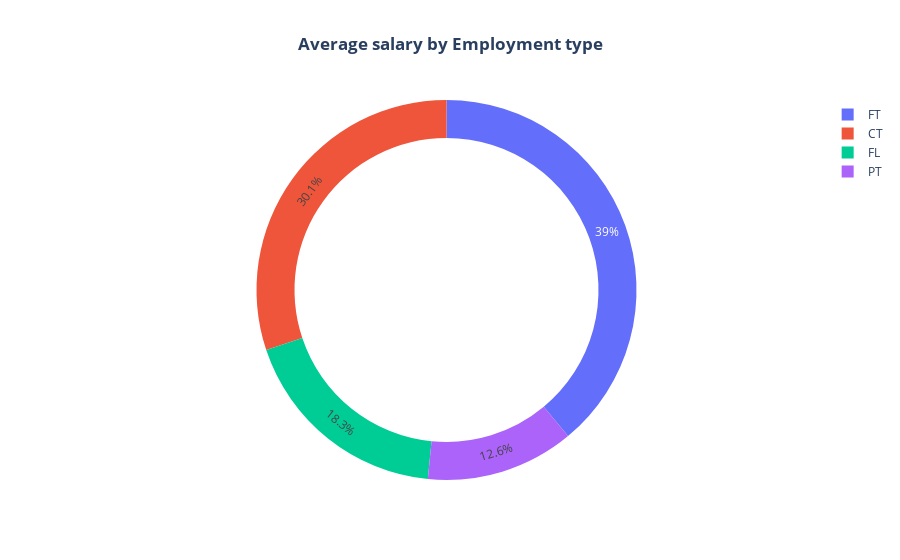

Notebook code cell kept with this figure:
### Code cell
#What is the average salary of each employment type
fig=px.pie(data2.groupby('employment_type',as_index=False)['salary_in_usd'].mean().sort_values(by='salary_in_usd',ascending=False),
           names='employment_type',values='salary_in_usd',color='employment_type',hole=0.8,
           labels={'employment_type':'Employment Type','salary_in_usd':'Average Salary'},template='plotly',
           title='<b>Average salary by Employment type')
fig.update_layout(title_x=0.5)

### Figure 1 — Plotly figure (JSON) as saved in the notebook; plotly's stock layout.template omitted (floating-point values rounded to 4 significant figures)
{"data": [{"customdata": [["FT"], ["CT"], ["FL"], ["PT"]], "domain": {"x": [0, 1], "y": [0, 1]}, "hole": 0.8, "hovertemplate": "Employment Type=%{customdata[0]}<br>Average Salary=%{value}<extra></extra>", "labels": ["FT", "CT", "FL", "PT"], "legendgroup": "", "marker": {"colors": ["#636efa", "#EF553B", "#00cc96", "#ab63fa"]}, "name": "", "showlegend": true, "type": "pie", "values": [102100.0, 78960.0, 48000, 33070.0]}], "layout": {"legend": {"tracegroupgap": 0}, "title": {"text": "<b>Average salary by Employment type", "x": 0.5}}}
